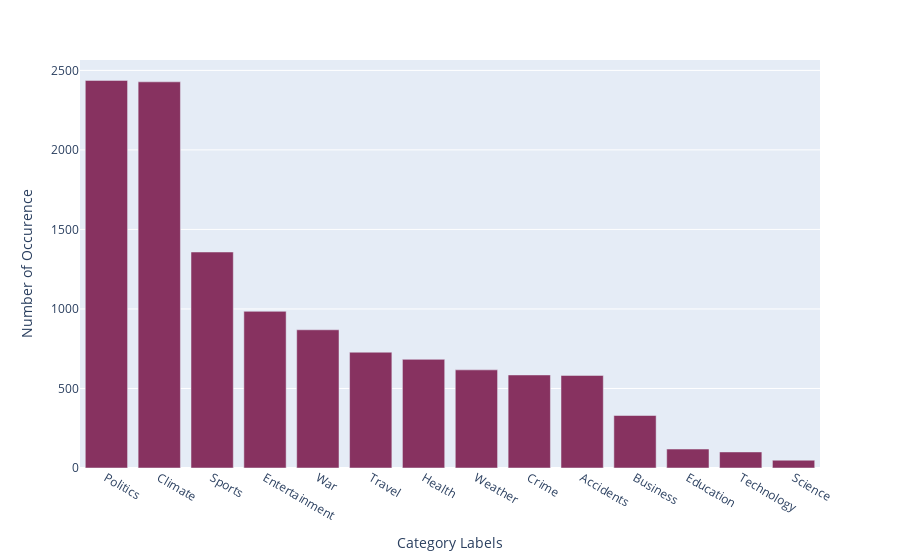

The notebook cell saved with this chart:
### Code cell
n_labels = df_new_pred.predicted_label.value_counts().reset_index()

fig = px.bar(n_labels, x="predicted_label", y="count") 

    
fig.update_layout(
    title_text=" ",
    xaxis_title="\n Category Labels",
    yaxis_title="Number of Occurence",
    # yaxis_range=[0,10]
)

fig.update_traces(marker_color='#873260')

fig.show()

### Figure 1 — Plotly figure (JSON) as saved in the notebook; plotly's stock layout.template omitted (floating-point values rounded to 4 significant figures)
{"data": [{"hovertemplate": "predicted_label=%{x}<br>count=%{y}<extra></extra>", "legendgroup": "", "marker": {"color": "#873260", "pattern": {"shape": ""}}, "name": "", "orientation": "v", "showlegend": false, "textposition": "auto", "type": "bar", "x": ["Politics", "Climate", "Sports", "Entertainment", "War", "Travel", "Health", "Weather", "Crime", "Accidents", "Business", "Education", "Technology", "Science"], "xaxis": "x", "y": [2437, 2428, 1358, 985, 869, 728, 683, 617, 585, 582, 330, 119, 101, 49], "yaxis": "y"}], "layout": {"barmode": "relative", "legend": {"tracegroupgap": 0}, "margin": {"t": 60}, "title": {"text": " "}, "xaxis": {"anchor": "y", "domain": [0, 1], "title": {"text": "\n Category Labels"}}, "yaxis": {"anchor": "x", "domain": [0, 1], "title": {"text": "Number of Occurence"}}}}
